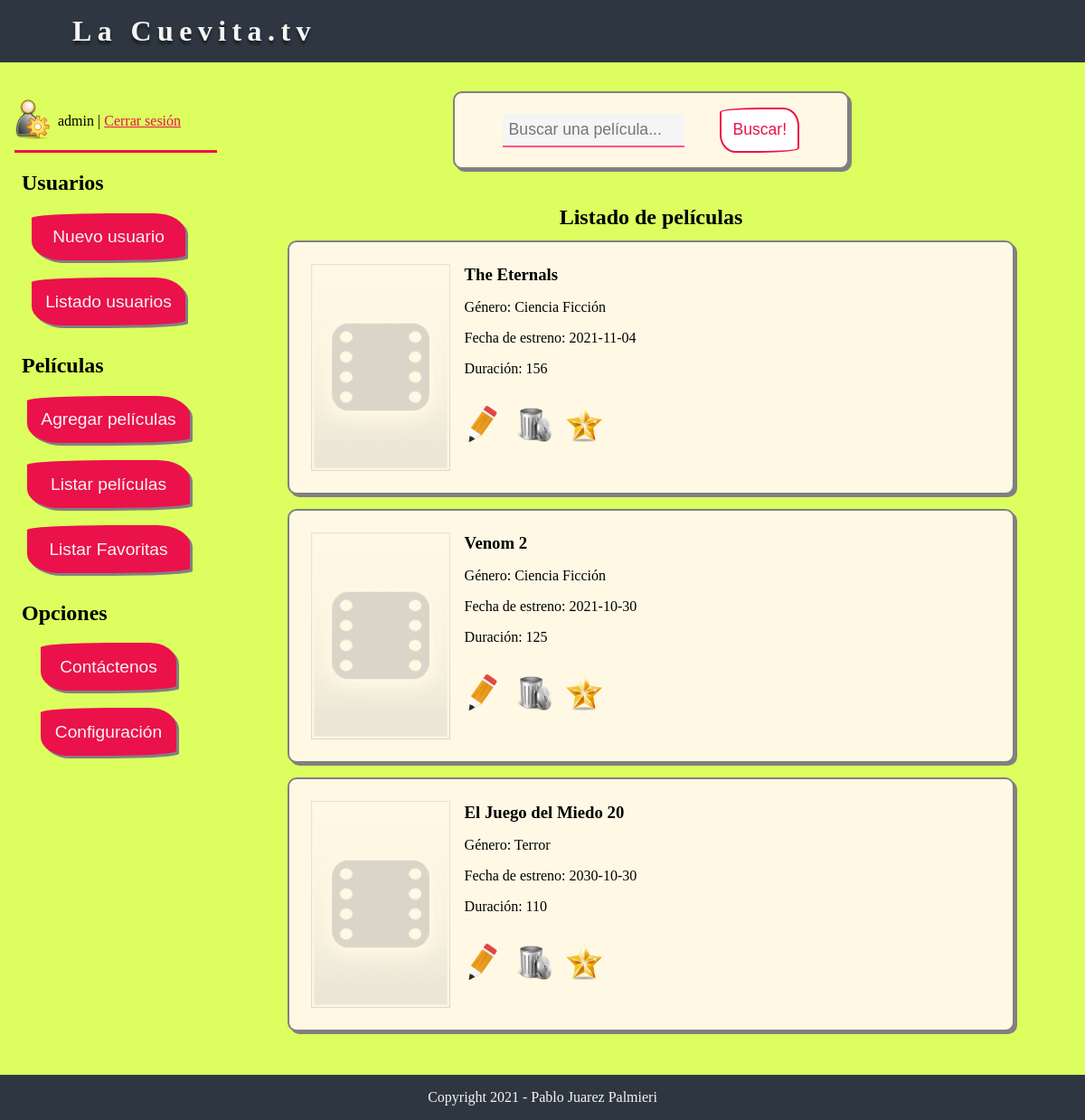
Page /php/pelicula_listado.php (signed in) on the committed database.
### tables this page shows
CREATE TABLE `pelicula` (
  `id` int(11) NOT NULL,
  `titulo` varchar(60) NOT NULL,
  `duracion` int(11) NOT NULL,
  `genero` varchar(40) NOT NULL,
  `fecha_estreno` date NOT NULL,
  `foto_portada` varchar(80) DEFAULT NULL
);

### php/pelicula_listado.php (the view, shortened to what this page needs)
<?php
    if(!empty($_SESSION['usuario'])) {
        require_once("menu.php");
?>
<main>
    <article id="contenedor-busqueda">
        <form action="" method="GET">
            <input type="search" id="busca" name="busca" placeholder="Buscar una película..." >
            <input type="submit" value="Buscar!">
        </form>
    </article>
    <?php
        $conexion = conectar();
        if (empty($_GET['busca'])) {
            $consulta = 'SELECT * FROM pelicula';
        } else {
            $consulta = 'SELECT * FROM pelicula WHERE titulo like \'%' . $_GET['busca'] . '%\' OR
                                                      genero like \'%' . $_GET['busca'] . '%\'';
        }
        $resultado_consulta = mysqli_query($conexion, $consulta);
        if($resultado_consulta) {
            if (mysqli_num_rows($resultado_consulta)) {
                if (empty($_GET['busca'])) {
                    echo '<h2>Listado de películas</h2>';
                } else {
                    echo '<h2>Resultado de la busqueda: "' . $_GET['busca'] . '"</h2>';
                }
                while ($fila = mysqli_fetch_array($resultado_consulta)) {
                    $rutaImg = (!empty($fila['foto_portada']) && file_exists('../img/portadas/' . $fila['foto_portada'])) ? '../img/portadas/' . $fila['foto_portada'] : '../img/sin_imagen.png';
                    $duracion = ($fila['duracion'] == 0) ? "-" :  $fila['duracion'];
                    $fecha_estreno = ($fila['fecha_estreno'] == '0000-00-00') ? '-' : $fila['fecha_estreno'];
                    echo '<article>';
                    echo '<figure class="portada"><img src="' . $rutaImg . '" alt="foto de portada de película"></figure>';
                    echo '<h3>' . $fila['titulo'] . '</h3>';
                    echo '<p>Género: ' . $fila['genero'] . '</p>';
                    echo '<p>Fecha de estreno: ' . $fecha_estreno . '</p>';
                    echo '<p>Duración: ' . $duracion . '</p>';
                    echo '<figure>';
                    if ($_SESSION['tipo'] == 'Administrador' || $_SESSION['tipo'] == 'Editor') echo '<a href="pelicula_editado.php?id=' . $fila['id'] .'"><img class="icono" src="../img/edit_pencil.png" alt="modificar"></a>';
                    if ($_SESSION['tipo'] == 'Administrador') echo '<a href="pelicula_confirmar.php?id=' . $fila['id'] .'"><img class="icono" src="../img/trash_empty.png" alt="borrar"></a>';
                    echo '<a href="favoritas_guardar.php?id=' . $fila['id'] .'"><img class="icono" src="../img/estrella.png" alt="añadir a favoritas"></a>';
                    echo '</figure>';
                    echo '</article>';
                }
            } else {
                echo '<article class="contenedor-mensaje">';
                echo '  <p>No se encontraron resultados.</p>';
                echo '</article>';
            }
        } else {
            echo '<p>Error al realizar la operación.</p>';
            header('refresh:3; url=../index.php');
        }
    ?>
</main>
</section>
<?php
} else {
    header('refresh:0; url=../index.php');
}
?>

### php/menu.php
<?php
    if(!empty($_SESSION['usuario'])) {
        $foto_perfil = (empty($_SESSION['foto'])) ? 'usuario_default.png' : $foto_perfil = $_SESSION['foto'];
        $tipo_accs = $_SESSION['tipo'];
?>
<section>
    <nav>
        <article>
            <figure><img src="../img/usuarios/<?php echo $foto_perfil ?>" alt="foto de perfil"></figure>
            <p><?php echo  $_SESSION['usuario'] ?> | <a href="cerrar.php">Cerrar sesión</a></p>
        </article>
        <h2>Usuarios</h2>
        <ul>
            <?php if ($tipo_accs == 'Administrador') echo '<li><a href="usuario_alta.php">Nuevo usuario</a></li>'; ?>
            <li><a href="usuario_listado.php">Listado usuarios</a></li>
        </ul>
        <h2>Películas</h2>
        <ul>
            <?php if ($tipo_accs == 'Administrador') echo '<li><a href="pelicula_alta.php">Agregar películas</a></li>'; ?>
            <li><a href="pelicula_listado.php">Listar películas</a></li>
            <li><a href="favoritas_listado.php">Listar Favoritas</a></li>
        </ul>
        <h2>Opciones</h2>
        <ul>
            <li><a href="contactenos.php">Contáctenos</a></li>
            <li><a href="configuracion.php">Configuración</a></li>
        </ul>
    </nav>
    <?php
        } else {
            header('refresh:0; url=../index.php');
        }
    ?>

### css/estilo.css (style rules this page uses)
* { margin: 0; border: 0; padding: 0; }
img { width: 100%; }
section { display: flex; flex-direction: row; }
header { background-color: rgb(46, 55, 65); color: whitesmoke; padding: 1em; letter-spacing: 0.4em; text-shadow: 0px 4px 3px rgba(0,0,0,0.5); box-sizing: border-box; }
h1 { margin-left: 2em; }
nav article { width: 100%; display: flex; flex-direction: row; align-items: center; margin-bottom: 0.5em; padding-bottom: 0.5em; border-bottom: 3px solid #EB114B; }
nav article figure { width: 40px; margin-right: 0.5em; }
nav article a { color: #EB114B; }
nav { background-color: #dcff5f; width: 25%; padding-top: 2em; display: flex; flex-direction: column; justify-content: flex-start; align-items: center; }
nav h2, nav article { align-self: flex-start; margin-left: 1em; margin-top: 0.5em }
ul { list-style: none; }
li { text-align: center; }
li a { background-color: #EB114B; color: whitesmoke; display: block; margin: 1em auto; padding: 0.8em; box-shadow: 3px 3px #808080; text-decoration: none; font-family: Arial, Helvetica, sans-serif; font-size: 1.2rem; box-sizing: border-box; transition: background-color 1s ease 0s; }
li a, article a, form a, input[type="submit"] { border-radius: 50% 20% / 10% 40%; }
main h2 { margin: 0.5em; text-align: center; }
main { background-color: #dcff5f; width: 100%; padding: 2em 0; display: flex; flex-direction: column; justify-content: flex-start; align-items: center; }
main h2 { margin-top: 1em; }
main article { background-color: #fff8e4; width: 80%; margin-bottom: 1em; padding: 1em; border: 2px solid #808080; border-radius: 10px; box-shadow: 3px 3px #808080; }
main article p { margin: 1em; }
main article figure { display: flex; }
main article figure a { width: 40px; margin-right: 1em; margin-top: 1em; }
.portada { width: 20%; float: left; margin: 0.5em; margin-right: 1em; }
h3 { margin-top: 0.5em; }
input, select { background-color: whitesmoke; width: 90%; display: block; margin: 1.5em auto; padding: 0.4em; border-bottom: 2px solid #FF5583; font-size: 1.1rem; }
#contenedor-busqueda { width: unset; }
#contenedor-busqueda form { text-align: center; }
#contenedor-busqueda input { display: inline; margin: 0; margin-inline: 1em; }
#contenedor-busqueda input[type="search"] { width: 50%; }
input[type="submit"] { background-color: white; color: #EB114B; margin-top: 2em; border: 2px solid #EB114B; padding: 0.7em; width: unset; cursor: pointer; }
footer { background-color: rgb(46, 55, 65); color: whitesmoke; padding: 1em; text-align: center; box-sizing: border-box; }

### rows in the picture
pelicula: titulo "The Eternals", genero "Ciencia Ficción", fecha_estreno "2021-11-04", duracion "156"
pelicula: titulo "Venom 2", genero "Ciencia Ficción", fecha_estreno "2021-10-30", duracion "125"
pelicula: titulo "El Juego del Miedo 20", genero "Terror", fecha_estreno "2030-10-30", duracion "110"

### other values in the picture
$_SESSION['usuario'] "admin"
